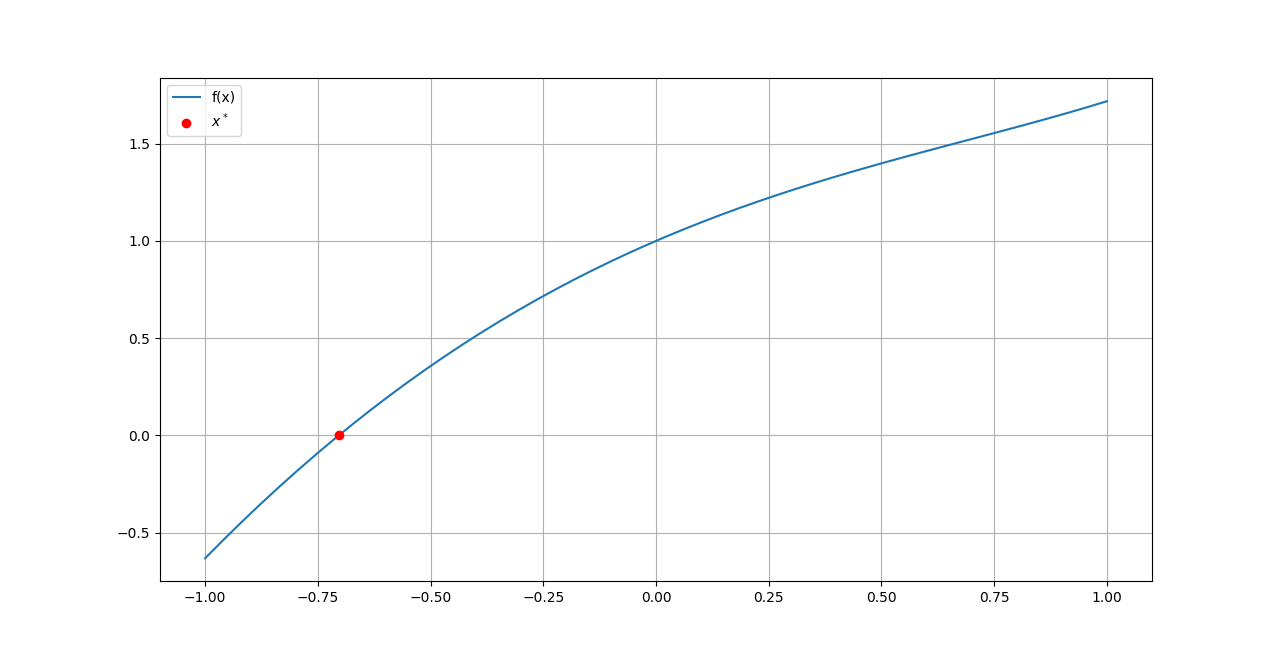

Reproduce this figure in Python.
"""
Esercitazione: 5
Esercizio: 1.1, 1.2
Autore: Alessandro Amella
Matricola: 0001070569
"""

import numpy as np
import matplotlib.pyplot as plt

# Exercise 1
# Function approssimazioni successive
def succ_app(f, g, tolf, tolx, maxit, xTrue, x0=0):
  i=0
  err=np.zeros(maxit+1, dtype=np.float64)
  err[0]=tolx+1
  vecErrore=np.zeros(maxit+1, dtype=np.float64)
  vecErrore[0] = np.abs(x0-xTrue)
  x=x0

  while (err[i]>tolx and i<maxit): # scarto assoluto tra iterati
    x_new=g(x)
    err[i+1]=np.abs(x_new-x)
    vecErrore[i+1]=np.abs(x_new-xTrue)
    i=i+1
    x=x_new
  err=err[0:i]      
  vecErrore = vecErrore[0:i]
  return (x, i, err, vecErrore) 

def newton(f, df, tolf, tolx, maxit, xTrue, x0=0):
    g = lambda x: x-f(x)/df(x)
    (x, i, err, vecErrore) = succ_app(f, g, tolf, tolx, maxit, xTrue, x0)
    return (x, i, err, vecErrore)

f = lambda x: np.exp(x)-x**2
df = lambda x: np.exp(x)-2*x
g1 = lambda x: x-f(x)*np.exp(x/2)
g2 = lambda x: x-f(x)*np.exp(-x/2)

# first, plot and show f

xTrue = -0.703467
fTrue = f(xTrue)
print('fTrue = ', fTrue) # 8.035078391532835e-07

xplot = np.linspace(-1, 1)
fplot = f(xplot)

plt.plot(xplot,fplot, label='f(x)')
plt.plot(xTrue,fTrue, 'or', label='$x^*$')

plt.legend()
plt.grid()
plt.show()

plt.plot(xplot,fplot)
# plt.plot(xTrue,fTrue, 'or', label='True')

tolx= 10**(-10)
tolf = 10**(-6)
maxit=100
x0= 0

[sol_g1, iter_g1, err_g1, vecErrore_g1]=succ_app(f, g1, tolf, tolx, maxit, xTrue, x0)
print('Metodo approssimazioni successive g1 \n x =',sol_g1,'\n iter_new=', iter_g1)

plt.plot(sol_g1,f(sol_g1), '^', label='g1')

[sol_g2, iter_g2, err_g2, vecErrore_g2]=succ_app(f, g2, tolf, tolx, maxit, xTrue, x0)
print('Metodo approssimazioni successive g2 \n x =',sol_g2,'\n iter_new=', iter_g2)

plt.plot(sol_g2,f(sol_g2), 'o', label='g2')

[sol_newton, iter_newton, err_newton, vecErrore_newton]=newton(f, df, tolf, tolx, maxit, xTrue, x0)
print('Metodo Newton \n x =',sol_newton,'\n iter_new=', iter_newton)

plt.plot(sol_newton,f(sol_newton), '+', label='Newton')
plt.legend()
plt.grid()
plt.show()

# GRAFICO Errore vs Iterazioni

# g1
plt.plot(vecErrore_g1, '.-', color='blue')
# g2
plt.plot(vecErrore_g2[:20], '.-', color='green')
# Newton
plt.plot(vecErrore_newton, '.-', color='red')

plt.legend( ("g1", "g2", "newton"))
plt.xlabel('iter')
plt.ylabel('errore')
plt.title('Errore vs Iterazioni')
plt.grid()
plt.show()

# 1.2
f = lambda x: x**3+4*x*np.cos(x)-2
df = lambda x: 3*x**2+4*np.cos(x)-4*x*np.sin(x)
g = lambda x: (2-x**3)/(4*np.cos(x))

xplot = np.linspace(0, 2)
fplot = f(xplot)

xTrue = 0.5369
fTrue = f(xTrue)
print('fTrue = ', fTrue)

plt.plot(xplot,fplot)
plt.plot(xTrue,fTrue, '^r', label='True')

tolx= 10**(-10)
tolf = 10**(-6)
maxit=100
x0= 1

[sol_g, iter_g, err_g, vecErrore_g]=succ_app(f, g, tolf, tolx, maxit, xTrue, x0)
print('Metodo approssimazioni successive g \n x =',sol_g,'\n iter_new=', iter_g)

plt.plot(sol_g,f(sol_g), 'o', label='g=$\\frac{2-x^3}{4cos(x)}$')

[sol_newton, iter_newton, err_newton, vecErrore_newton]=newton(f, df, tolf, tolx, maxit, xTrue, x0)
print('Metodo Newton \n x =',sol_newton,'\n iter_new=', iter_newton)

plt.plot(sol_newton,f(sol_newton), '+b', label='Newton')
plt.grid()
plt.legend()
plt.show()

# GRAFICO Errore vs Iterazioni

# g
plt.plot(vecErrore_g, '.-', color='blue')
# Newton
plt.plot(vecErrore_newton, '.-', color='red')

plt.legend( ("g", "newton"))
plt.xlabel('iter')
plt.ylabel('errore')
plt.title('Errore vs Iterazioni')
plt.grid()
plt.show()

# f = x - x**(1/3) - 2

f = lambda x: x-x**(1/3)-2
df = lambda x: 1-1/(3*x**(2/3))
g = lambda x: x**(1/3)+2

xTrue = 3.5213
fTrue = f(xTrue)
print('fTrue = ', fTrue)

xplot = np.linspace(3, 5)
fplot = f(xplot)

plt.plot(xplot,fplot)
plt.plot(xTrue,fTrue, '^r', label='True')

tolx= 10**(-10)
tolf = 10**(-6)
maxit=100
x0= 4

[sol_g, iter_g, err_g, vecErrore_g]=succ_app(f, g, tolf, tolx, maxit, xTrue, x0)
print('Metodo approssimazioni successive g \n x =',sol_g,'\n iter_new=', iter_g)

plt.plot(sol_g,f(sol_g), 'o', label='$g=x^{1/3}+2$')

[sol_newton, iter_newton, err_newton, vecErrore_newton]=newton(f, df, tolf, tolx, maxit, xTrue, x0)
print('Metodo Newton \n x =',sol_newton,'\n iter_new=', iter_newton)

plt.plot(sol_newton,f(sol_newton), '+b', label='Newton')
plt.grid()
plt.legend()
plt.show()

# GRAFICO Errore vs Iterazioni

# g
plt.plot(vecErrore_g, '.-', color='blue')
# Newton
plt.plot(vecErrore_newton, '.-', color='red')

plt.legend( ("g=$x^{1/3}+2$", "newton"))
plt.xlabel('iter')
plt.ylabel('errore')
plt.title('Errore vs Iterazioni')
plt.grid()
plt.show()
